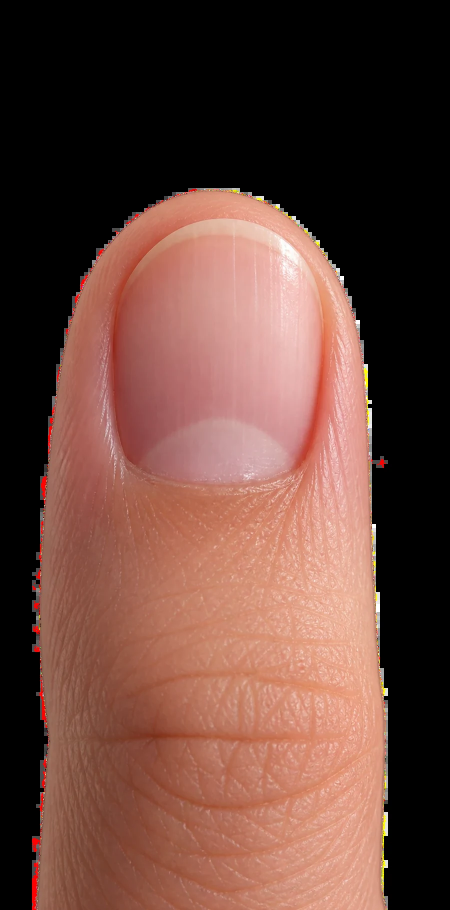
#> input picture frontend/src/assets/onboarding-nail.webp, 900 x 1820 px (shown at 1/2 size)
$ python -i preprocessing.py   (imports and definitions only)   (older library calls are emulated)
#> lines starting #> are read from the running program, lines starting #| are printed output that depends on the picture; after the words box and inside, x2 and y2 are one past the last pixel; in counts of white or black regions, pixels touching at a corner belong together
#> further down, picture is the input picture: shape (1820, 900, 3); mean B, G, R 59.4, 68.9, 104.3
import base64

import cv2
import numpy as np

MIN_CONTOUR_AREA = 5000

# Focus check: variance of the Laplacian is low for blurry images. Computed on a
# size-normalized copy (below) so the threshold doesn't change with resolution.
# Calibrated against real phone photos: sharp in-focus shots score ~60+, a mild
# Gaussian blur drops to ~10-13, so 20 separates them with margin. Deliberately
# conservative -- a plain-background single-finger shot (what the app asks for)
# has little texture and scores lower even when sharp, so we'd rather pass a
# slightly soft photo than falsely reject a good one. Rough starting estimate.
BLUR_THRESHOLD = 20.0
_BLUR_NORM_DIM = 512

# A dead/blocked camera (permission denied without an onUserMediaError, stream
# never actually started, device returning a black test pattern, ...) produces a
# frame that's flat -- little to no pixel variance. Otsu thresholding on a flat
# histogram picks an essentially arbitrary cutoff, which can classify the *entire*
# frame as one foreground blob and get rejected as "contour touches border" --
# technically true but a misleading message, since there was no finger to cut off
# in the first place. Catching flatness before thresholding gives that case its
# own honest reason instead. A real (even blurry) photo of a hand against any
# background has far more grayscale spread than this; calibrated generously so a
# genuinely uniform macro shot isn't what trips it -- a functioning camera feed
# essentially never scores this low.
FLAT_IMAGE_STD_THRESHOLD = 4.0


# [26 lines left out: functions decode_base64_image, is_flat_frame, focus_score, not called in this run]


def preprocess_and_threshold(image_bgr, polarity="auto"):
    """Threshold the frame into a finger/background binary mask.

    A fixed gray-value cutoff (e.g. "below 150 is finger") only works for one
    specific lighting/background combo and fails on most real webcam shots, so
    this uses Otsu's method to pick the cutoff automatically from the image's
    own histogram. Since Otsu only finds *a* boundary, not which side is the
    finger, polarity="auto" returns both readings (THRESH_BINARY and its
    inverse) and the caller picks whichever yields a valid contour.
    """
    gray = cv2.cvtColor(image_bgr, cv2.COLOR_BGR2GRAY)
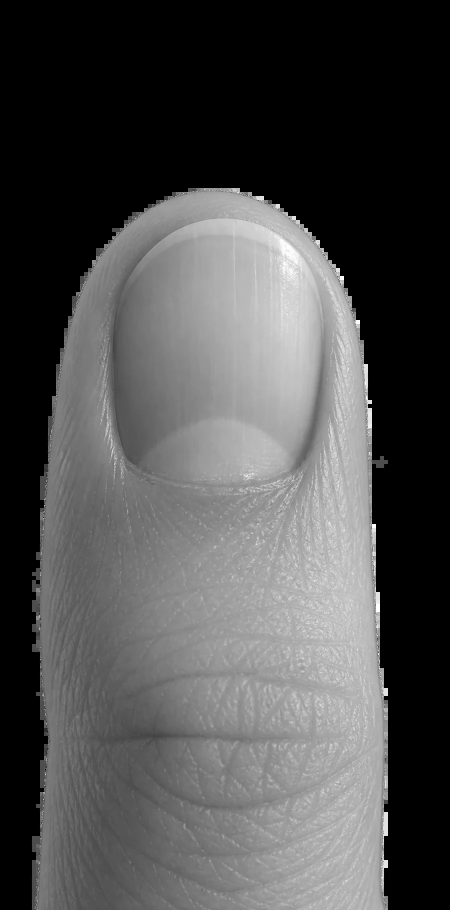
#> gray: shape (1820, 900) (shown at 1/2 size); min 0, max 255, mean 78.4
    blurred = cv2.GaussianBlur(gray, (5, 5), 1.5)

    kernel = cv2.getStructuringElement(cv2.MORPH_ELLIPSE, (5, 5))

    def _clean(mask):
        mask = cv2.morphologyEx(mask, cv2.MORPH_CLOSE, kernel, iterations=1)
        mask = cv2.morphologyEx(mask, cv2.MORPH_OPEN, kernel, iterations=1)
        return mask

    _, dark_fg = cv2.threshold(blurred, 0, 255, cv2.THRESH_BINARY_INV + cv2.THRESH_OTSU)
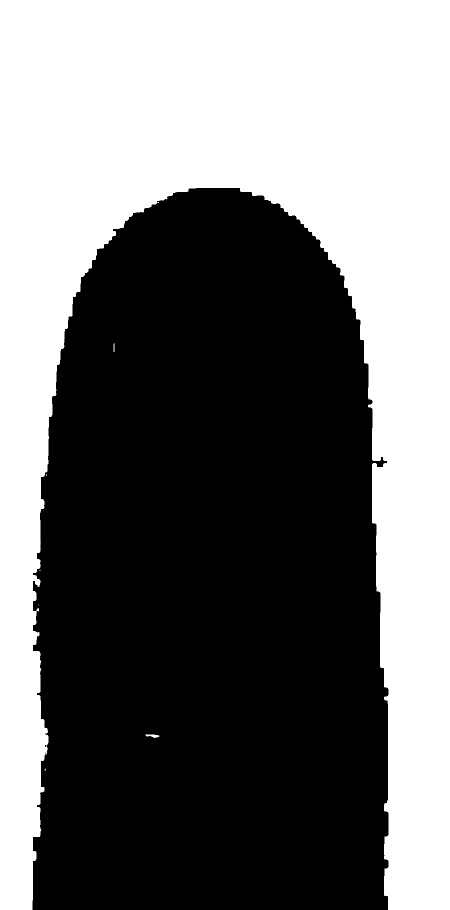
#> dark_fg: shape (1820, 900) (shown at 1/2 size); 44.8% white; 9 white regions (6 under 20 px), largest, box (x1, y1, x2, y2) and area: (0, 0, 900, 1820) 734097, (291, 1468, 319, 1476) 120, (227, 686, 229, 704) 34
    _, light_fg = cv2.threshold(blurred, 0, 255, cv2.THRESH_BINARY + cv2.THRESH_OTSU)

    if polarity == "dark_finger":
        return _clean(dark_fg)
    if polarity == "light_finger":
        return _clean(light_fg)
    return [_clean(dark_fg), _clean(light_fg)]


def extract_finger_contour(binary_mask, min_area=MIN_CONTOUR_AREA):
    contours, _ = cv2.findContours(
        binary_mask, cv2.RETR_EXTERNAL, cv2.CHAIN_APPROX_NONE
    )

    if not contours:
        return None, {"is_valid": False, "reason": "no_contour_found"}

    largest = max(contours, key=cv2.contourArea)
    area = cv2.contourArea(largest)

    if area < min_area:
        return None, {"is_valid": False, "reason": "contour_too_small"}

    h, w = binary_mask.shape
    pts = largest.squeeze(axis=1)
    if pts.ndim != 2:
        return None, {"is_valid": False, "reason": "contour_degenerate"}

    # A photo of your own hand always has the finger entering the frame at one
    # edge (occasionally a corner, touching two) -- that's normal, not a cropped
    # fingertip. Rejecting any border contact rejected every realistically-framed
    # real photo while padded dataset crops (which never touch an edge) sailed
    # through unnoticed. Three or more edges touched means the background isn't
    # filling the frame (dark surface beyond the plain backdrop merged into the
    # foreground blob) -- that photo genuinely can't be analyzed, but the fix is
    # "fill the frame", not "recenter". A truly cropped fingertip is instead
    # caught in keypoints.py, where the tip's actual location is known.
    edge_counts = {
        "left": int(np.sum(pts[:, 0] <= 0)),
        "right": int(np.sum(pts[:, 0] >= w - 1)),
        "top": int(np.sum(pts[:, 1] <= 0)),
        "bottom": int(np.sum(pts[:, 1] >= h - 1)),
    }
    border_edges = [edge for edge, count in edge_counts.items() if count > 0]

    if len(border_edges) >= 3:
        return None, {"is_valid": False, "reason": "background_not_filling_frame"}

    # When the hand enters at a corner (two edges touched), the edge with more
    # contour points on it is the one it's more nearly parallel to / entering
    # from -- keypoints.py uses this as the single "entry edge" to pick the
    # opposite extremum as the fingertip.
    primary_edge = max(border_edges, key=lambda e: edge_counts[e]) if border_edges else None

    return pts, {
        "is_valid": True,
        "reason": None,
        "area": area,
        "border_edges": border_edges,
        "primary_edge": primary_edge,
        "frame_size": (w, h),
    }


def extract_best_contour(image_bgr, min_area=MIN_CONTOUR_AREA):
    """Try both threshold polarities, return the first contour that validates.

    If neither polarity produces a valid contour, returns the failure from
    whichever attempt got furthest (a contour that was found but rejected is
    a more useful reason to surface than "no contour found").
    """
    best_failure = {"is_valid": False, "reason": "no_contour_found"}
    for mask in preprocess_and_threshold(image_bgr, polarity="auto"):
        contour, validation = extract_finger_contour(mask, min_area=min_area)
        if validation["is_valid"]:
            return contour, validation
        if best_failure["reason"] == "no_contour_found":
            best_failure = validation
#> this loop made 2 passes
#> (area in extract_finger_contour, h in extract_finger_contour, w in extract_finger_contour, edge_counts in extract_finger_contour, border_edges in extract_finger_contour) on pass 1: (730143.5, 1820, 900, {'left': 1820, 'right': 1820, 'top': 900, 'bottom': 189}, ['left', 'right', 'top', 'bottom'])
#> (area in extract_finger_contour, h in extract_finger_contour, w in extract_finger_contour, edge_counts in extract_finger_contour, border_edges in extract_finger_contour, primary_edge in extract_finger_contour) on pass 2: (901716, 1820, 900, {'left': 0, 'right': 0, 'top': 0, 'bottom': 711}, ['bottom'], 'bottom')
    return None, best_failure


# Padding (fraction of the bbox) left around the finger when cropping the ROI,
# so the cuticle/tip aren't clipped right at the edge.
ROI_PAD_FRAC = 0.15


# [38 lines left out: functions finger_roi_box, crop_to_finger_roi, not called in this run]

>>> import cv2
>>> picture = cv2.imread('../../frontend/src/assets/onboarding-nail.webp')
>>> result = extract_best_contour(picture)
